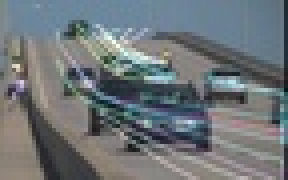
#> input picture Assignment_3/OpticalFlow/Datasets/image001.jpg, 72 x 45 px, shrunk from 450 x 283 before the run, found by its file name (shown 4 times larger)
$ python SegmentsFinder.py
#> lines starting #> are read from the running program, lines starting #| are printed output that depends on the picture
### Assignment_3/OpticalFlow/KeyPointsFinder.py
## Students And Developers: Itay Guy, 305104184 & Elias Jadon, 207755737

import cv2
import numpy as np


class KeyPointsFinder:

    """
    KeyPointsFinder(image_path[, cell_size=8[, bin_n=9[, win_size=(128, 64)]]]) -> HOG descriptor
    .   @brief Computes the hog descriptor per an image.
    .   @param cell_size Size of the divided image.
    .   @param bin_n Size of the histogram per block.
    .   @param win_size Size of the scaled image (cols, rows).
    """
    def __init__(self, image_path, cell_size=8, bin_n=9, win_size=(128, 64)):
        # These are parameters which required from the program to get initially
#> called with cell_size = 8, bin_n = 9, win_size = (128, 64)
        self._cell_size = cell_size     # Descriptor cell computation on the image after resizing
        self._bin_n = bin_n             # Number of bins
        self._win_size = win_size
        self._real_image = cv2.imread(image_path)
#> self._real_image is the input picture: shape (45, 72, 3); mean B, G, R 120.9, 117.1, 110.6
        self._scaled_image = cv2.resize(self._real_image, self._win_size, interpolation=cv2.INTER_CUBIC)
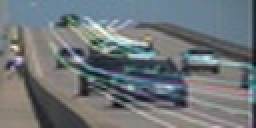
#> self._scaled_image: shape (64, 128, 3) (shown 2 times larger); mean B, G, R 120.9, 117.1, 110.7
#> call 2 of __init__, with cell_size = 8, bin_n = 9, win_size = (128, 64)
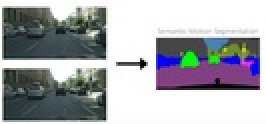
#> input picture Assignment_3/OpticalFlow/Datasets/image004.jpg, 133 x 62 px, shrunk from 834 x 385 before the run, found by its file name (shown 2 times larger)
#> in __init__, self._real_image is the input picture: shape (62, 133, 3); mean B, G, R 173.2, 168.8, 167
#> in __init__ (call 2), `self._scaled_image = cv2.resize(self._real_image, self._win_size, inte..`:
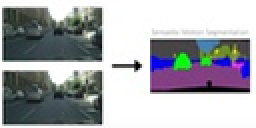
#> self._scaled_image: shape (64, 128, 3) (shown 2 times larger); mean B, G, R 173.1, 168.7, 166.8
        self._hog_descriptor = None
        self._grad = None
        self._angleOfs = None


    """
    get_real_image() -> original image
    .   @brief Getting the original input image.
    """
    def get_real_image(self):
        return self._real_image

    """
    get_copy_real_image() -> copy of the original image
    .   @brief Generating a copy of the original input image.
    """
    def get_copy_real_image(self):
        return self._real_image.copy()


    """
    reshape(raw_hist) -> reshaped hog descriptor
    .   @brief Reshaping the hog descriptor.
    .   @param raw_hist A raw data normalized histogram.
    """
    def reshape(self, raw_hist):
        hists = list()
        for i in range(0, len(raw_hist), self._bin_n):
            hists.append(raw_hist[i:(i + self._bin_n)].ravel())

        return hists


    """
    reduce_dimension(multi_feature_vectors) -> reduced dimension array
    .   @brief Reduces a dimension.
    .   @param multi_feature_vectors A multi-dimensional array of features.
    """
    def reduce_dimension(self, multi_feature_vectors):
        reduced = []
        for single_hog in multi_feature_vectors:
            for hist in single_hog:
                reduced.append(hist)

        return reduced


    """
    get_native_hog(image) -> HOG descriptor
    .   @brief Computes the hog descriptor per an image.
    .   @param image An image.
    """
    def get_native_hog(self, image):
        winSize = (image.shape[1], image.shape[0])
        blockSize = (self._cell_size, self._cell_size)
        blockStride = (self._cell_size, self._cell_size)
        cellSize = (self._cell_size, self._cell_size)
        nbins = self._bin_n
        derivAperture = 1
        winSigma = -1.0
        histogramNormType = 1
        L2HysThreshold = 0.2
        gammaCorrection = 1
        nlevels = 64
        signedGradient = 0
        hog_instance = cv2.HOGDescriptor(winSize, blockSize, blockStride, cellSize, nbins,
                                         derivAperture, winSigma, histogramNormType, L2HysThreshold,
                                         gammaCorrection, nlevels, signedGradient)

        # compute(img[, winStride[, padding[, locations]]]) -> descriptors
        winStride = winSize
        padding = (self._cell_size, self._cell_size)
        # correlated with n-bins number -> not working at all:
        locations = []
        hist = hog_instance.compute(image, winStride, padding, locations)
#> hist = 1152 values, max 0.699 at index 896, min 0 at index 84, mean 0.282
        grad = np.zeros(winStride, dtype=np.float32)
        angleOfs = np.zeros(winStride, dtype=np.float32)
        grad, angleOfs = hog_instance.computeGradient(image, grad, angleOfs)
        return self.reshape(hist), grad, angleOfs
#> the loop in reshape, `for i in range(0, len(raw_hist), self._bin_n):` made 128 passes
#> i on passes 2 to 9: 9, 18, 27, 36, 45, 54, 63, 72
#> after the loop in reshape, `for i in range(0, len(raw_hist), self._bin_n):`: hists = 128 items


    """
    generate_key_points() -> None
    .   @brief Computes all possible key-points at the current image.
    """
    def generate_key_points(self):
        self._hog_descriptor, self._grad, self._angleOfs = self.get_native_hog(self._scaled_image)
#> self._hog_descriptor = 128 items
        self._hog_descriptor = np.asarray(self.reduce_dimension(self._hog_descriptor), dtype=np.float32)
#> the loop in reduce_dimension, `for single_hog in multi_feature_vectors:` made 128 passes
#> single_hog on passes 11, 13, 47: [0.39, 0.234, 0.327, 0.39, 0.39, 0.39, 0.359, 0.157, 0.27], [0.37, 0.37, 0.37, 0.37, 0.37, 0.37, 0.37, 0.142, 0.132], [0.38, 0.322, 0.38, 0.348, 0.38, 0.349, 0.259, 0.0729, 0.38]
#> after the loop in reduce_dimension, `for single_hog in multi_feature_vectors:`: reduced has the same summary as hist in get_native_hog
#> self._hog_descriptor has the same summary as hist in get_native_hog


    def fast(self):
        pass


    """
    get_strongest(img[, n]]) -> key_points indices
    .   @brief Computes the strongest key-points from HOG descriptor.
    .   @param img An image.
    .   @param n Number of key points to find.
    .   @param fast If to use with a smarter algorithm [default=True]
    """
    def get_strongest(self, n, fast=False):
#> called with n = 10, fast = True
        rows_size = self._scaled_image.shape[0]
        row_blocks = rows_size / self._cell_size
        cols_size = self._scaled_image.shape[1]
        col_blocks = cols_size / self._cell_size
        descriptor_size = len(self._hog_descriptor)
#> descriptor_size = 1152
        descriptor_size_per_block = int(descriptor_size / (row_blocks * col_blocks))
#> descriptor_size_per_block = 9

        gx = self._grad[:, :, 0]
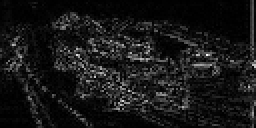
#> gx: shape (64, 128) float32 (shown 2 times larger); min 0, max 8.27, mean 0.773; drawn with min black and max white
        gy = self._grad[:, :, 1]
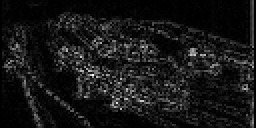
#> gy: shape (64, 128) float32 (shown 2 times larger); min 0, max 8.13, mean 0.74; drawn with min black and max white
        g = np.sqrt(np.power(gx, 2) + np.power(gy, 2))
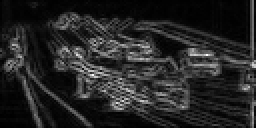
#> g: shape (64, 128) float32 (shown 2 times larger); min 0, max 8.27, mean 1.23; drawn with min black and max white

        locations = list()
        values = list()
        if not fast:
            # test case which is running over all gx,gy pairs on the image
            for i in range(g.shape[0]):
                for j in range(g.shape[1]):
                    locations.append((j, i))
                    values.append(g[i, j])
        else:
            descriptors_strength = list()
            for i in range(0, descriptor_size, descriptor_size_per_block):
                descriptors_strength.append(np.mean(np.square(self._hog_descriptor[i:(i + descriptor_size_per_block)])))
#> after the loop, descriptors_strength = 128 values, max 0.111 at index 100, min 0.11 at index 99, mean 0.111

            # sorted blocks by the maximum
            block_entries = np.flip(np.argsort(descriptors_strength))
#> block_entries = 128 values, max 127 at index 124, min 0 at index 80, mean 63.5
            rows = np.asarray((block_entries / col_blocks), dtype=np.uint32) * self._cell_size
#> rows = 128 values, max 56 at index 11, min 0 at index 6, mean 28
            cols = np.asarray(block_entries % col_blocks, dtype=np.uint32) * self._cell_size
#> cols = 128 values, max 120 at index 18, min 0 at index 20, mean 60

            for x, y in zip(rows, cols):
                if (x, y) not in locations:
                    for i in range(self._cell_size):
                        for j in range(self._cell_size):
                            locations.append((y + j, x + i))
                            values.append(g[x + i, y + j])
#> this loop made 128 passes
#> (x, y) on passes 1 to 8: (48, 32), (16, 96), (40, 24), (16, 16), (8, 32), (24, 48), (0, 24), (0, 88)
#> after the loop, locations = 6400 pairs, first value 0 to 127, second value 0 to 63; values = 6400 values, max 8.27 at index 4831, min 0 at index 1472, mean 1.22

        points = list()
        # sorted point values by the maximum
        all_peaks = np.flip(np.argsort(values))
#> all_peaks = 6400 values, max 6399 at index 3979, min 0 at index 5401, mean 3199.5
        # considering the number of point the user asked for
        for i in all_peaks[:n]:
            points.append(locations[i])
#> this loop made 10 passes
#> i on passes 1 to 8: 4831, 4078, 1246, 794, 789, 4550, 4825, 5416
#> after the loop, points = [(103, 27), (46, 37), (38, 27), (58, 51), (61, 50), (126, 32), (97, 27), (64, 45), (71, 50), (45, 37)]

        return points


    """
    get_key_points(n) -> key_points
    .   @brief Computes n key-points as a wrapper function.
    .   @param n Number of key points to find.
    .   @param fast If to use with a smarter algorithm [default=True]
    .   @param ret_scaled If to return the scaled points [default=False]
    """
    def get_key_points(self, n, fast=True, ret_scaled=False):
        self.generate_key_points()
        key_points = self.get_strongest(n, fast)
#> key_points has the same summary as points in get_strongest
        if not ret_scaled:
            for i, _ in enumerate(key_points):
                y_rel = key_points[i][1] / self._scaled_image.shape[0]
                x_rel = key_points[i][0] / self._scaled_image.shape[1]
                key_points[i] = (int(y_rel * self._real_image.shape[1]), int(x_rel * self._real_image.shape[0]))
#> this loop made 10 passes
#> (y_rel, x_rel) on passes 1 to 8: (0.422, 0.805), (0.578, 0.359), (0.422, 0.297), (0.797, 0.453), (0.781, 0.477), (0.5, 0.984), (0.422, 0.758), (0.703, 0.5)
#> after the loop, key_points = [(30, 36), (41, 16), (30, 13), (57, 20), (56, 21), (36, 44), (30, 34), (50, 22), (56, 24), (41, 15)]
        return key_points


    """
    plot_key_points(key_points) -> None
    .   @brief Plotting the key-points on the image.
    .   @param key_points Key-points that have been found.
    """
    # [7 lines left out: function plot_key_points, not called in this run]


# [7 lines that do not run on import are left out]

### Assignment_3/OpticalFlow/SegmentsFinder.py
## Students And Developers: Itay Guy, 305104184 & Elias Jadon, 207755737

import cv2
import numpy as np
import os
import sys
sys.path.append(os.path.abspath('.'))
from KeyPointsFinder import *

SEGMENT_ZERO = 0
SEGMENT_ONE = 1
SEGMENT_TWO = 2
SEGMENT_THREE = 3

SEG_ZERO_COLOR = (0, 0, 255)
SEG_ONE_COLOR = (0, 255, 0)
SEG_TWO_COLOR = (255, 0, 0)
SEG_THREE_COLOR = (0, 255, 255)

INIT_REQUIRED_COUNTER = 2
INIT_CLUSTERS = 4


class SegmentFinder:
    def __init__(self, image, image_name, seg_counter=INIT_CLUSTERS):
        self.img = image
        self.img_name = image_name
        self.segments_counter = seg_counter


    """
    calc_bin_grabcut(f_seg_indices[, b_seg_indices[, iterations=20]]) -> mask
    .   @brief Calculating the binary graph cut
    .   @param f_seg_indices
    .   @param b_seg_indices
    .   @param iterations[default=20]
    """
    def calc_bin_grabcut(self, f_seg_indices, b_seg_indices, iterations=20):
        mask = np.ones(self.img.shape[:2], dtype=np.uint8) * cv2.GC_PR_BGD
        for (x, y) in f_seg_indices:
            print((x, y), "!!")
            # (x, y) -> (y, x) due to image input and numpy conversion
            mask[y][x] = cv2.GC_FGD

        for (x, y) in b_seg_indices:
            print((x, y))
            mask[y][x] = cv2.GC_BGD

        # algorithm MUST parameters:
        bgd_model = np.zeros((1, 65), np.float64)
        fgd_model = np.zeros((1, 65), np.float64)

        mask, _, _ = cv2.grabCut(self.img, mask, None, bgd_model, fgd_model, iterations, cv2.GC_INIT_WITH_MASK)
        mask = np.where((mask == cv2.GC_PR_BGD) | (mask == cv2.GC_BGD), 0, 1).astype(np.uint8)

        return mask


    """
    calc_grabcut_combinations(seg0[, seg1[, seg2[, seg3]]]) -> mask, mask complement
    .   @brief Calculating the graph cut combinations
    .   @param seg0[global variable]
    .   @param seg1[global variable]
    .   @param seg2[global variable]
    .   @param seg3[global variable]
    """
    def calc_grabcut_combinations(self, seg0, seg1, seg2, seg3):
        f0_123 = self.calc_bin_grabcut(seg0, seg1 + seg2 + seg3)
        f0_12 = self.calc_bin_grabcut(seg0, seg1 + seg2)
        f0_13 = self.calc_bin_grabcut(seg0, seg1 + seg3)
        f0_23 = self.calc_bin_grabcut(seg0, seg2 + seg3)
        f0_1 = self.calc_bin_grabcut(seg0, seg1)
        f0_2 = self.calc_bin_grabcut(seg0, seg2)
        f0_3 = self.calc_bin_grabcut(seg0, seg3)
        f0_complement = np.ones(self.img.shape[:2], dtype=np.uint8) - self.calc_bin_grabcut(seg1 + seg2 + seg3, seg0)

        # voting per segment
        f0 = f0_1 + f0_2 + f0_3 + f0_complement + f0_12 + f0_13 + f0_23 + (2 * f0_123)
        return f0, f0_complement


    """
    segmenting_isolation(f0[, f0_complement[, f1[, f1_complement[, f2[, f2_complement[, f3[, f3_complement]]]]]]]) -> segmentation complement mask
    .   @brief Calculating the segmentation complement segments decisions
    .   @param f0
    .   @param f0_complement
    .   @param f1
    .   @param f1_complement
    .   @param f2
    .   @param f2_complement
    .   @param f3
    .   @param f3_complement
    """
    def segmenting_isolation(self, f0, f0_complement, f1, f1_complement, f2, f2_complement, f3, f3_complement):
        # make majority voting:
        f0_middle = ((f0 > f1) & (f0 > f2) & (f0 > f3))
        f1_middle = ((f1 > f0) & (f1 > f2) & (f1 > f3))
        f2_middle = ((f2 > f0) & (f2 > f1) & (f2 > f3))
        f3_middle = ((f3 > f0) & (f3 > f1) & (f3 > f2))

        empty_px = np.ones(self.img.shape[:2], dtype=np.uint8) - (f0_middle + f1_middle + f2_middle + f3_middle)
        # getting masks intersects and detect conflicts
        f0_px_amt = ((f0 >= f1) & (f0 >= f2) & (f0 >= f3))
        f1_px_amt = ((f1 >= f0) & (f1 >= f2) & (f1 >= f3))
        f2_px_amt = ((f2 >= f0) & (f2 >= f1) & (f2 >= f3))
        f3_px_amt = ((f3 >= f0) & (f3 >= f1) & (f3 >= f2))
        f01_conflict = (f0_px_amt == f1_px_amt)
        f02_conflict = (f0_px_amt == f2_px_amt)
        f03_conflict = (f0_px_amt == f3_px_amt)
        f12_conflict = (f1_px_amt == f2_px_amt)
        f13_conflict = (f1_px_amt == f3_px_amt)
        f23_conflict = (f2_px_amt == f3_px_amt)

        # added more pixels to the final mask segment by empty mask comparison the conflicts
        irrelevant_added_px0 = (empty_px & f01_conflict & f0_complement) | (empty_px & f02_conflict & f0_complement) | (empty_px & f03_conflict & f0_complement)
        f0_middle = f0_middle + irrelevant_added_px0

        empty_px = empty_px - irrelevant_added_px0
        irrelevant_added_px1 = (empty_px & f01_conflict & f1_complement) | (empty_px & f12_conflict & f1_complement) | (empty_px & f13_conflict & f1_complement)
        f1_middle = f1_middle + irrelevant_added_px1

        if self.segments_counter == 3:
            empty_px = empty_px - irrelevant_added_px1
            f2_middle = f2_middle + empty_px

        else:
            empty_px = empty_px - irrelevant_added_px1
            irrelevant_added_px2 = (empty_px & f02_conflict & f2_complement) | (empty_px & f12_conflict & f2_complement) | (empty_px & f23_conflict & f2_complement)
            f2_middle = f2_middle + irrelevant_added_px2

            empty_px = empty_px - irrelevant_added_px2
            f3_middle = f3_middle + empty_px

        return f0_middle, f1_middle, f2_middle, f3_middle


    """
    segmenting_isolation() -> final mask
    .   @brief Calculating the final mask
    """
    def calc_multivoting_grabcut(self):
        print("\nProcessing", self.img_name, "..")
        f0 = f0_complement = f1 = f1_complement = f2 = f2_complement = f3 = f3_complement = np.zeros(self.img.shape[:2], dtype=np.uint8)
        if self.segments_counter == 2:
            f0 = self.calc_bin_grabcut(seg0, seg1)
            f1 = np.ones(self.img.shape[:2], dtype=np.uint8) - f0
        elif self.segments_counter == 3:
            f0, f0_complement = self.calc_grabcut_combinations(seg0, seg1, seg2, seg3)
            f1, f1_complement = self.calc_grabcut_combinations(seg1, seg0, seg2, seg3)
            f2, f2_complement = self.calc_grabcut_combinations(seg2, seg1, seg0, seg3)
        elif self.segments_counter == 4:
            f0, f0_complement = self.calc_grabcut_combinations(seg0, seg1, seg2, seg3)
            f1, f1_complement = self.calc_grabcut_combinations(seg1, seg0, seg2, seg3)
            f2, f2_complement = self.calc_grabcut_combinations(seg2, seg1, seg0, seg3)
            f3, f3_complement = self.calc_grabcut_combinations(seg3, seg1, seg2, seg0)

        print("Done grab-cut computations..")

        ## extract empty pixels:
        f0_final = f1_final = f2_final = f3_final = np.zeros(self.img.shape[:2], dtype=np.uint8)
        if self.segments_counter > 2:
            f0_final, f1_final, f2_final, f3_final = self.segmenting_isolation(f0, f0_complement, f1, f1_complement, f2, f2_complement, f3, f3_complement)
        else:
            f0_final, f1_final = (f0, f1)
        print("Done masks multi-voting isolation and global mask segments enhancing..")

        f0_mask = f0_final[:, :, np.newaxis] * SEG_ZERO_COLOR
        f1_mask = f1_final[:, :, np.newaxis] * SEG_ONE_COLOR
        f2_mask = f2_final[:, :, np.newaxis] * SEG_TWO_COLOR
        f3_mask = f3_final[:, :, np.newaxis] * SEG_THREE_COLOR
        print("The process is finished.")

        return f0_mask + f1_mask + f2_mask + f3_mask


class SegmentSplitter:

    """
    prepare_seg(seg[, curr_label[, key_points_float[, labels]]]) -> seg array with numpy pair to tuple pairs into
    .   @brief Converting point from numpy array to tuple
    .   @param seg A segment of points from the image.
    .   @param curr_label The current cluster where the segment is belonging to.
    .   @param key_points_float All key-points array.
    .   @param labels All labels.
    """
    @staticmethod
    def prepare_seg(seg, curr_label, key_points_float, labels):
        seg_t = np.asarray(key_points_float[labels.ravel() == curr_label], dtype=np.uint32)
        for i, _ in enumerate(seg_t):
            seg.append(tuple(seg_t[i]))

        return seg


    """
    segmentation(inputImage, key_points) -> a segmented image
    .   @brief Calculating the segmentation image
    .   @param inputImage An image to make the segmentation
    .   @param key_points Key-points from HOG peak points
    """
    @staticmethod
    def segmentation(inputImage, key_points):
        global orig_img, seg_img
        global seg0, seg1, seg2, seg3
        orig_img = cv2.imread(inputImage)
        seg_img = cv2.imread(inputImage)

        # auto separating to clusters without the ordinary way - user's picking
        criteria = (cv2.TERM_CRITERIA_EPS + cv2.TERM_CRITERIA_MAX_ITER, 10, 1.0)
        key_points_float = np.asarray(key_points, dtype=np.float32)
        compactness, labels, centers = cv2.kmeans(key_points_float, INIT_CLUSTERS, None, criteria, 10, cv2.KMEANS_RANDOM_CENTERS)

        # lists to hold pixels in each segment
        seg0 = SegmentSplitter.prepare_seg(list(), 0, key_points_float, labels)
        seg1 = SegmentSplitter.prepare_seg(list(), 1, key_points_float, labels)
        seg2 = SegmentSplitter.prepare_seg(list(), 2, key_points_float, labels)
        seg3 = SegmentSplitter.prepare_seg(list(), 3, key_points_float, labels)

        ig = SegmentFinder(orig_img, inputImage)
        return ig.calc_multivoting_grabcut()


if __name__ == "__main__":
    sys_path = "D:\\PycharmProjects\\ComputerVision\\Assignment_3\\OpticalFlow\\Datasets\\"
    image0 = sys_path + "image001.jpg"
    image1 = sys_path + "image004.jpg"
    keyPointsfinder0 = KeyPointsFinder(image0)
    keyPointsfinder1 = KeyPointsFinder(image1)
    key_points0 = keyPointsfinder0.get_key_points(10)
#> key_points0 has the same summary as key_points in get_key_points
    key_points1 = keyPointsfinder1.get_key_points(10)
#> the loop in reshape (call 2), `for i in range(0, len(raw_hist), self._bin_n):` made 128 passes
#> the loop in reduce_dimension (call 2), `for single_hog in multi_feature_vectors:` made 128 passes
#> single_hog on passes 3, 38, 39, 43, 56: [0.37, 0.37, 0.37, 0.37, 0.37, 0.252, 0.307, 0.134, 0.37], [0.5, 0.0867, 0.0246, 0.0206, 0.246, 0.238, 0.345, 0.5, 0.5], [0.0876, 0.197, 0.39, 0.39, 0.39, 0.39, 0.39, 0.39, 0.19], [0.35, 0.35, 0.35, 0.35, 0.35, 0.35, 0.35, 0.257, 0.268], [0.16, 0.41, 0.403, 0.311, 0.41, 0.41, 0.394, 0.163, 0.162]
#> call 2 of get_strongest, with n = 10, fast = True
#> in get_strongest (call 2), `gx = self._grad[:, :, 0]`:
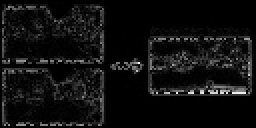
#> gx: shape (64, 128) float32 (shown 2 times larger); min 0, max 16.72, mean 1.06; drawn with min black and max white
#> (the rest of the program and of its run is left out)
